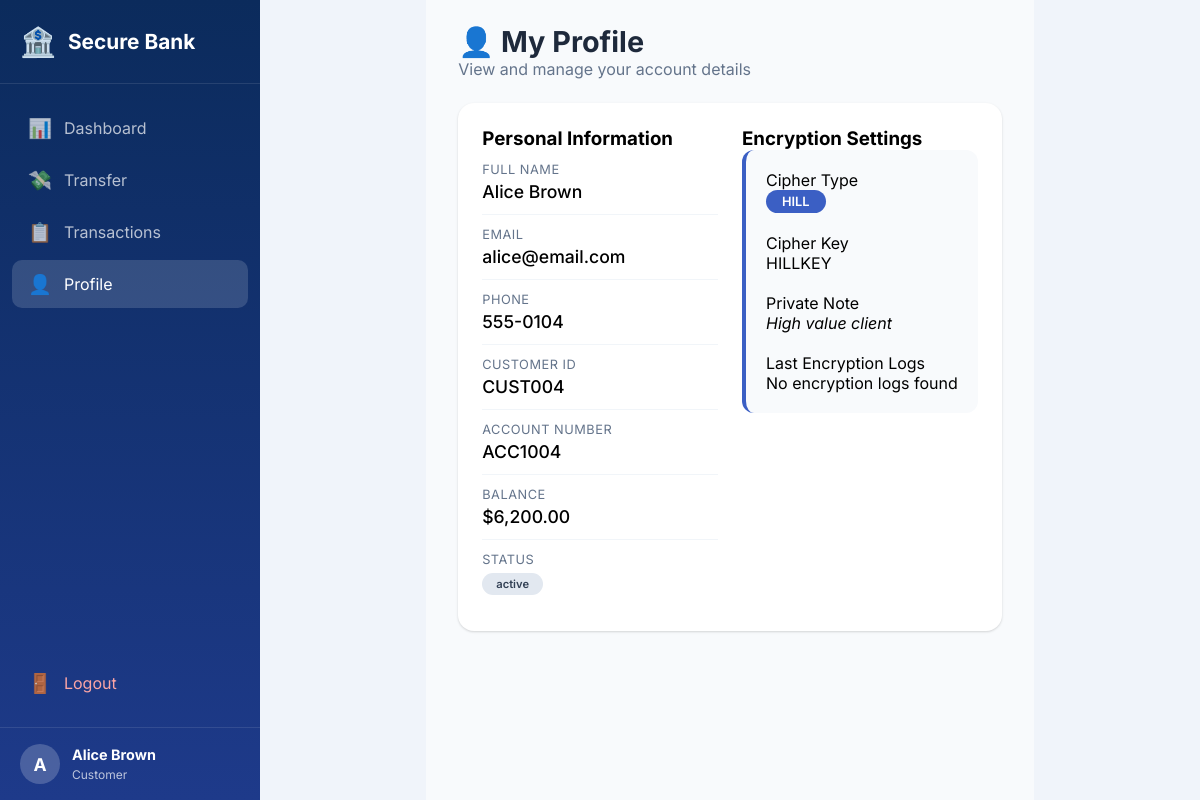
The page /customer/profile.php (signed in) on the database its author committed.
### tables this page shows
CREATE TABLE customers (
    id INT PRIMARY KEY AUTO_INCREMENT,
    customer_id VARCHAR(20) UNIQUE NOT NULL,
    full_name VARCHAR(100) NOT NULL,
    email VARCHAR(100) UNIQUE NOT NULL,
    phone VARCHAR(20),
    password_hash VARCHAR(255) NOT NULL,
    account_number VARCHAR(20) UNIQUE NOT NULL,
    balance DECIMAL(15,2) DEFAULT 0.00,
    cipher_type ENUM('vigenere', 'columnar', 'railfence', 'hill') DEFAULT 'vigenere',
    cipher_key VARCHAR(50) NOT NULL,
    private_note TEXT,
    created_at TIMESTAMP DEFAULT CURRENT_TIMESTAMP,
    status ENUM('active', 'inactive', 'suspended') DEFAULT 'active'
);

### customer/profile.php (the view, shortened to what this page needs)
<?php
$db = new Database();
$conn = $db->getConnection();
$customerId = $_SESSION['user_id'];
$stmt = $conn->prepare("SELECT * FROM customers WHERE id = ?");
$stmt->execute([$customerId]);
$customer = $stmt->fetch();
$stmt = $conn->prepare("SELECT * FROM encryption_logs WHERE customer_id = ? ORDER BY created_at DESC LIMIT 5");
$stmt->execute([$customerId]);
$logs = $stmt->fetchAll();
?>
<!DOCTYPE html>
<html lang="en">
<head>
    <link rel="stylesheet" href="../css/style.css">
    <link rel="stylesheet" href="../css/dashboard.css">
    <link rel="stylesheet" href="../css/customer.css">
</head>
<body>
    <div class="sidebar">
        <div class="sidebar-brand">
            <span class="brand-icon">🏦</span>
            <span>Secure Bank</span>
        </div>
        <nav class="sidebar-nav">
            <a href="dashboard.php">
                <span class="nav-icon">📊</span>
                <span>Dashboard</span>
            </a>
            <a href="transfer.php">
                <span class="nav-icon">💸</span>
                <span>Transfer</span>
            </a>
            <a href="transactions.php">
                <span class="nav-icon">📋</span>
                <span>Transactions</span>
            </a>
            <a href="profile.php" class="active">
                <span class="nav-icon">👤</span>
                <span>Profile</span>
            </a>
            <a href="../auth/logout.php" class="logout">
                <span class="nav-icon">🚪</span>
                <span>Logout</span>
            </a>
        </nav>
        <div class="sidebar-footer">
            <div class="user-info">
                <span class="user-avatar"><?= strtoupper(substr($customer['full_name'] ?? 'C', 0, 1)) ?></span>
                <div>
                    <strong><?= htmlspecialchars($customer['full_name'] ?? 'Customer') ?></strong>
                    <small>Customer</small>
                </div>
            </div>
        </div>
    </div>
    <div class="main-content">
        <header class="page-header">
            <div>
                <h1>👤 My Profile</h1>
                <p>View and manage your account details</p>
            </div>
        </header>
        <div class="panel">
            <div class="profile-card">
                <div>
                    <h3>Personal Information</h3>
                    <div class="profile-info">
                        <div class="label">Full Name</div>
                        <div class="value"><?= htmlspecialchars($customer['full_name'] ?? '') ?></div>
                    </div>
                    <div class="profile-info">
                        <div class="label">Email</div>
                        <div class="value"><?= htmlspecialchars($customer['email'] ?? '') ?></div>
                    </div>
                    <div class="profile-info">
                        <div class="label">Phone</div>
                        <div class="value"><?= htmlspecialchars($customer['phone'] ?? 'Not provided') ?></div>
                    </div>
                    <div class="profile-info">
                        <div class="label">Customer ID</div>
                        <div class="value"><?= htmlspecialchars($customer['customer_id'] ?? '') ?></div>
                    </div>
                    <div class="profile-info">
                        <div class="label">Account Number</div>
                        <div class="value"><?= htmlspecialchars($customer['account_number'] ?? '') ?></div>
                    </div>
                    <div class="profile-info">
                        <div class="label">Balance</div>
                        <div class="value positive">$<?= number_format($customer['balance'] ?? 0, 2) ?></div>
                    </div>
                    <div class="profile-info">
                        <div class="label">Status</div>
                        <div class="value">
                            <span class="badge badge-<?= $customer['status'] ?>"><?= $customer['status'] ?></span>
                        </div>
                    </div>
                </div>
                <div>
                    <h3>Encryption Settings</h3>
                    <div class="encryption-info-card">
                        <div class="label">Cipher Type</div>
                        <div><span class="cipher-badge"><?= strtoupper($customer['cipher_type'] ?? 'N/A') ?></span></div>
                        <br>
                        <div class="label">Cipher Key</div>
                        <div><code><?= htmlspecialchars($customer['cipher_key'] ?? 'N/A') ?></code></div>
                        <br>
                        <div class="label">Private Note</div>
                        <div class="value" style="font-style: italic;">
                            <?= htmlspecialchars($customer['private_note'] ?? 'No private note') ?>
                        </div>
                        <br>
                        <div class="label">Last Encryption Logs</div>
                        <?php if (empty($logs)): ?>
                            <div class="text-muted">No encryption logs found</div>
                        <?php else: foreach ($logs as $log): ?>
                            <div class="log-entry">
                                <span class="log-time"><?= date('Y-m-d H:i', strtotime($log['created_at'])) ?></span>
                                - <?= $log['operation'] ?> (<?= $log['cipher_type'] ?>)
                                <span class="log-status-<?= $log['status'] ?>"><?= $log['status'] ?></span>
                            </div>
                        <?php endforeach; endif; ?>
                    </div>
                </div>
            </div>
        </div>
    </div>
</body>
</html>

### css/style.css (style rules this page uses)
:root { --primary: #1e3a8a; --primary-dark: #0b2b5c; --primary-light: #3b5fc4; --gray-50: #f8fafc; --gray-100: #f1f5f9; --gray-200: #e2e8f0; --gray-400: #94a3b8; --gray-500: #64748b; --gray-600: #475569; --gray-800: #1e293b; --success: #16a34a; --warning: #f59e0b; --danger: #dc2626; --shadow: 0 1px 3px rgba(0, 0, 0, 0.1), 0 1px 2px rgba(0, 0, 0, 0.06); --shadow-lg: 0 10px 15px -3px rgba(0, 0, 0, 0.1), 0 4px 6px -2px rgba(0, 0, 0, 0.05); }
* { box-sizing: border-box; margin: 0; padding: 0; font-family: 'Inter', -apple-system, BlinkMacSystemFont, 'Segoe UI', Roboto, sans-serif; }
body { background: #f0f4fa; min-height: 100vh; display: flex; justify-content: center; align-items: center; }
.badge { background: #e2e8f0; padding: 4px 14px; border-radius: 40px; font-size: 0.7rem; font-weight: 600; color: #334155; display: inline-block; }

### css/dashboard.css (style rules this page uses)
.sidebar { position: fixed; left: 0; top: 0; bottom: 0; width: 260px; background: linear-gradient(180deg, var(--primary-dark), var(--primary)); color: white; display: flex; flex-direction: column; z-index: 100; transition: all 0.3s ease; }
.sidebar-brand { padding: 24px 20px; display: flex; align-items: center; gap: 12px; font-size: 1.3rem; font-weight: 700; border-bottom: 1px solid rgba(255, 255, 255, 0.1); }
.brand-icon { font-size: 1.8rem; }
.sidebar-nav { flex: 1; padding: 20px 12px; display: flex; flex-direction: column; gap: 4px; }
.sidebar-nav a { display: flex; align-items: center; gap: 12px; padding: 12px 16px; border-radius: 10px; color: rgba(255, 255, 255, 0.7); text-decoration: none; transition: all 0.3s ease; }
.sidebar-nav a.active { background: rgba(255, 255, 255, 0.15); color: white; }
.sidebar-nav a.logout { margin-top: auto; color: #fca5a5; }
.nav-icon { font-size: 1.2rem; }
.sidebar-footer { padding: 16px 20px; border-top: 1px solid rgba(255, 255, 255, 0.1); }
.user-info { display: flex; align-items: center; gap: 12px; }
.user-avatar { width: 40px; height: 40px; background: rgba(255, 255, 255, 0.2); border-radius: 50%; display: flex; align-items: center; justify-content: center; font-weight: 700; font-size: 1.1rem; }
.user-info strong { display: block; font-size: 0.9rem; }
.user-info small { font-size: 0.75rem; opacity: 0.7; }
.main-content { margin-left: 260px; padding: 24px 32px; min-height: 100vh; background: var(--gray-50); }
.page-header { display: flex; justify-content: space-between; align-items: center; margin-bottom: 24px; }
.page-header h1 { font-size: 1.8rem; font-weight: 700; color: var(--gray-800); }
.page-header p { color: var(--gray-500); }
.panel { background: white; border-radius: 16px; padding: 24px; box-shadow: var(--shadow); margin-bottom: 24px; }

### css/customer.css (style rules this page uses)
.profile-card { display: grid; grid-template-columns: 1fr 1fr; gap: 24px; }
.profile-info { padding: 12px 0; border-bottom: 1px solid var(--gray-100); }
.profile-info:last-child { border-bottom: none; }
.profile-info .label { color: var(--gray-500); font-size: 0.8rem; text-transform: uppercase; letter-spacing: 0.5px; }
.profile-info .value { font-size: 1.1rem; font-weight: 500; margin-top: 4px; }
.encryption-info-card { background: var(--gray-50); padding: 20px; border-radius: 12px; border-left: 4px solid var(--primary-light); }
.encryption-info-card .cipher-badge { display: inline-block; padding: 4px 16px; background: var(--primary-light); color: white; border-radius: 20px; font-size: 0.8rem; font-weight: 600; }

### rows shown on the page
customers: full_name "A", full_name "Alice Brown", email "alice@email.com", phone "555-0104", customer "CUST004", account_number "ACC1004", balance "6,200.00", status "active", cipher_type "HILL", cipher_key "HILLKEY", private_note "High value client"
